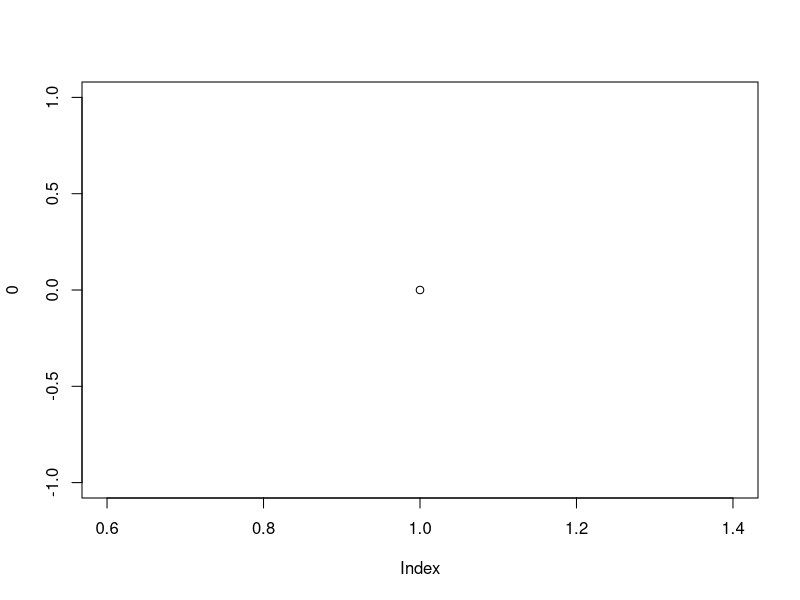
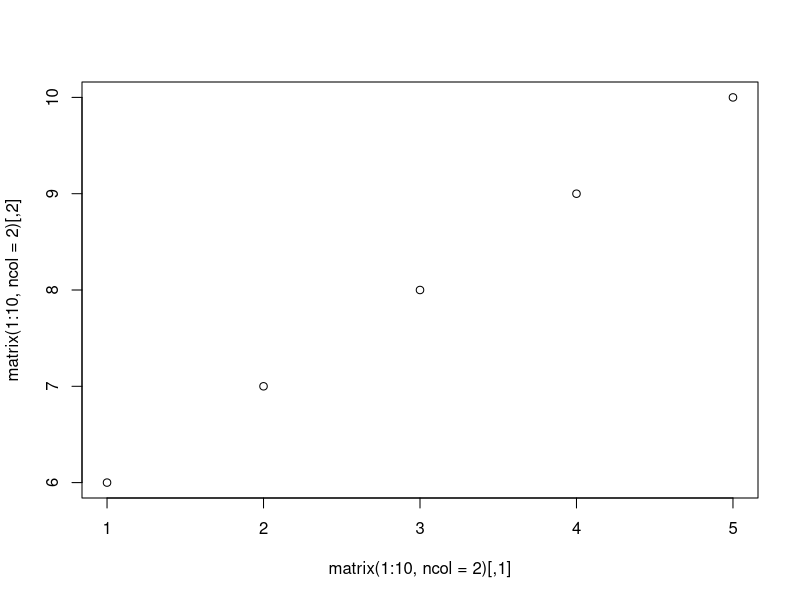

Generate these figures, in order, with R: (Note: this script raises an error after producing the figures.)
## ---- chunk 1
knitr::opts_chunk$set(echo = TRUE, collapse = TRUE)
## ---- chunk 2
plot(0)
## ---- chunk 3
plot(matrix(1:10, ncol = 2)) # scatterplot
plot(data.frame(rep(letters[1:5], each = 2), 1:10)) # boxplot
## ---- chunk 4
invisible(dev.off(2))
# We start with no open devices
dev.list()
dev.cur() # lists the active device, here null because no device open
pdf() # open a new pdf device
dev.list() # 1 is not shown, but always represents the null device
dev.cur()
pdf()
dev.list()
dev.cur()
dev.set(2)
dev.cur()
dev.off(2); dev.off(3)
## ---- chunk 5
length(par()) # There are MANY parameters
# Easiest to call the parameter of interest by name, here we are just
# telling R to subset the returned list with the `$` operator.
par()$mar 
# The values for parameters can be changed by setting them within the
# function.
par(mar = c(1, 1, 1, 1))
par()$mar
## ---- chunk 6
line2user <- function(line, side) {
  lh <- par('cin')[2] * par('cex') * par('lheight')
  x_off <- diff(grconvertX(c(0, lh), 'inches', 'npc'))
  y_off <- diff(grconvertY(c(0, lh), 'inches', 'npc'))
  switch(side,
         `1` = grconvertY(-line * y_off, 'npc', 'user'),
         `2` = grconvertX(-line * x_off, 'npc', 'user'),
         `3` = grconvertY(1 + line * y_off, 'npc', 'user'),
         `4` = grconvertX(1 + line * x_off, 'npc', 'user'),
         stop("Side must be 1, 2, 3, or 4", call.=FALSE))
}
col2alpha <- function(col, alpha = 0.5) {
  tmp <- col2rgb(col)
  rgb(tmp[1]/255, tmp[2]/255, tmp[3]/255, alpha)  
}
labelLines <- function(outer = FALSE, alpha = 1) {
  opar <- par(no.readonly = TRUE)
  on.exit(par(opar))
  par(xpd = NA, lty = 3)
  if (outer) {
    par(col = col2alpha("darkgreen", alpha))
    p <- "oma"
    a <- par()$mar
  } else {
    par(col = col2alpha("darkred", alpha))
    p <- "mar"
    a <- rep(0, 4)
  }
  nline <- par()[[p]]
  side <- unlist(mapply(rep, 1:4, each = nline))
  line <- unlist(sapply(nline, seq)) - 1
  txt <- paste0("Line", line)
  mtext(txt, side, line, outer = outer)
  mtext(paste0("Side", 1:4), 1:4, -1, col = col2alpha("gray40", alpha))
  abline(h = line2user(0:nline[1] + a[1], 1))
  abline(v = line2user(0:nline[2] + a[2], 2))
  abline(h = line2user(0:nline[3] + a[3], 3))
  abline(v = line2user(0:nline[4] + a[4], 4))
}
setupPlot <- function(label.lines = FALSE) {
  par(mar = c(2, 5, 2, 2), oma = c(2, 5, 2, 2))
  plot.new()
  plot.window(xlim = c(1, 10), ylim = c(1, 10))
  if (label.lines) {
    labelLines()
    labelLines(TRUE)
  } else {
    mtext(side = 3, text = "Plot region", line = -1.5, col = "gray40")
    mtext(side = 3, text = "Figure region", line = 0.5, col = "darkred")
    mtext(side = 3, text = "Device region", line = 2.5, col = "darkgreen")
  }
  box(which = "plot", lwd = 2, col = "gray40")
  box(which = "figure", lwd = 2, col = "darkred")
  box(which = "outer", lwd = 4, col = "darkgreen")
}
## ---- chunk 7
setupPlot()
## ---- chunk 8
setupPlot(TRUE)
## ---- chunk 9
# usr is c(x-min, x-max, y-min, y-max)
par()$usr # c(0, 1, 0, 1) by default
plot.new() # setup a new plot 
par()$usr
plot.window(xlim = c(0, 100), ylim = c(5, 6))
par()$usr
# Note the default margins
labelLines(alpha = 0.5) # custom function for illustration (ignore)
par()$mar
## ---- chunk 10
plot.new()
par(mar = rep(0, 4), usr = c(0, 3, 0, 2))
polygon(x = c(0.9, 0.9,  1.1, 1.1), 
        y = c(0.9, 1.1,  1.1, 0.9),
        col = col2alpha("darkblue", 0.5),
        border = NA)
polygon(x = c(0.6, 0.6,  1.4, 1.4), 
        y = c(0.6, 1.4,  1.4, 0.6),
        col = col2alpha("darkred", 0.5),
        border = NA)
polygon(x = c(0.9, 0.9,  1.1, 1.1) + 1, 
        y = c(0.9, 1.1,  1.1, 0.9),
        col = "darkblue",
        border = NA)
polygon(x = c(0.6, 0.6,  1.4, 1.4) + 1, 
        y = c(0.6, 1.4,  1.4, 0.6),
        col = "darkred",
        border = NA)
## ---- chunk 11
x <- seq(0, 100, length.out = 10)
y <- seq(5, 6,   length.out = 10)
plot.new()
plot.window(xlim = c(0, 100), ylim = c(5, 6))
box() # Draws the outer frame
axis(side = 1) # Draws the x-axis (recall the side definitions!)
axis(side = 2) 
mtext(side = 1, "x-axis", line = 3) # Draws text in the margin 
mtext(side = 2, "y-axis", line = 3) 
title(main = "A plot to learn from") # Draws the title
points(x = x, y = y) # Draw points on the plot
legend(x = "topleft", legend = "Some data", pch = 1) # Finally, draw a legend
## ---- chunk 12
par(oma = rep(1, 4))
plot(x = x, y = y, ann = FALSE, axes = FALSE, type = "n")
box() # default, which = "plot"
box(which = "inner", col = "red")
box(which = "outer", col = "blue")
## ---- chunk 13
plot(x = x, y = y, ann = FALSE, axes = FALSE, type = "n")
box()
axis(side = 1, line = 1)
axis(side = 2, line = 1)
## ---- chunk 14
plot(x = -5:5, y = -5:5, ann = FALSE, axes = FALSE, type = "n")
axis(side = 1, pos = 0, line = 0) # this shows how pos overrides line
axis(side = 2, pos = 0)
## ---- chunk 15
par(mar = rep(0, 4))
plot(x = -5:5, y = -5:5, ann = FALSE, axes = FALSE, type = "n")
loc <- c(-5:-1, 1:5)
lbl <- c(-5, rep("", 8), 5)
axis(side = 1, pos = 0, at = loc, labels = NA, tcl = 0.5)
axis(side = 2, pos = 0, at = loc, labels = NA, tcl = 0.5)
axis(side = 1, pos = 0, at = loc, cex.axis = 0.75, labels = lbl)
axis(side = 2, pos = 0, at = loc, cex.axis = 0.75, labels = lbl, las = 2)
## ---- chunk 16
par(mar = c(5, 4, 8, 2) + 0.1)
# bty = "n" suppresses the frame; read ?par for more info!
plot(x = x, y = y, ann = FALSE, bty = "n", type = "n")
labelLines(alpha = 0.2)
title(main = "Title w/\n2 lines", xlab = "x", ylab = "y", sub = "Sub title")
